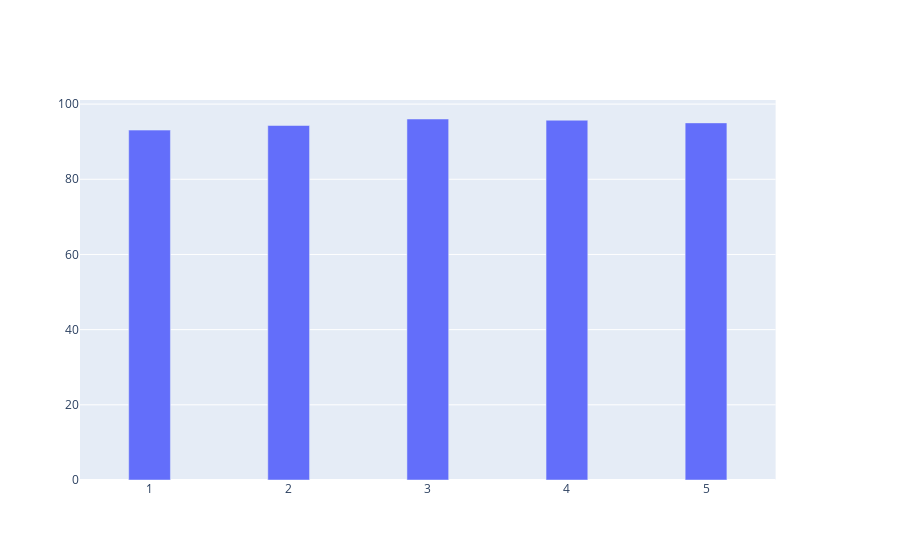

Here is the notebook cell this chart was saved with:
### Code cell
fig = make_subplots(specs=[[{"secondary_y": True}]])
fig.add_trace(go.Bar(x=df_diaD.dia,y=df_diaD.diferencia_dia_promedio,name='diferencia',width=0.3))
fig.update_xaxes(
    rangebreaks=[
        { 'pattern': 'day of week', 'bounds': [6, 1]}
    ])
fig.show()

### Figure 1 — Plotly figure (JSON) as saved in the notebook; plotly's stock layout.template omitted (floating-point values rounded to 4 significant figures)
{"data": [{"name": "diferencia", "type": "bar", "width": 0.3, "x": [3, 4, 5, 2, 1], "y": [96.04, 95.71, 95.0, 94.31, 93.08]}], "layout": {"xaxis": {"anchor": "y", "domain": [0, 0.94], "rangebreaks": [{"bounds": [6, 1], "pattern": "day of week"}]}, "yaxis": {"anchor": "x", "domain": [0, 1]}, "yaxis2": {"anchor": "x", "overlaying": "y", "side": "right"}}}
